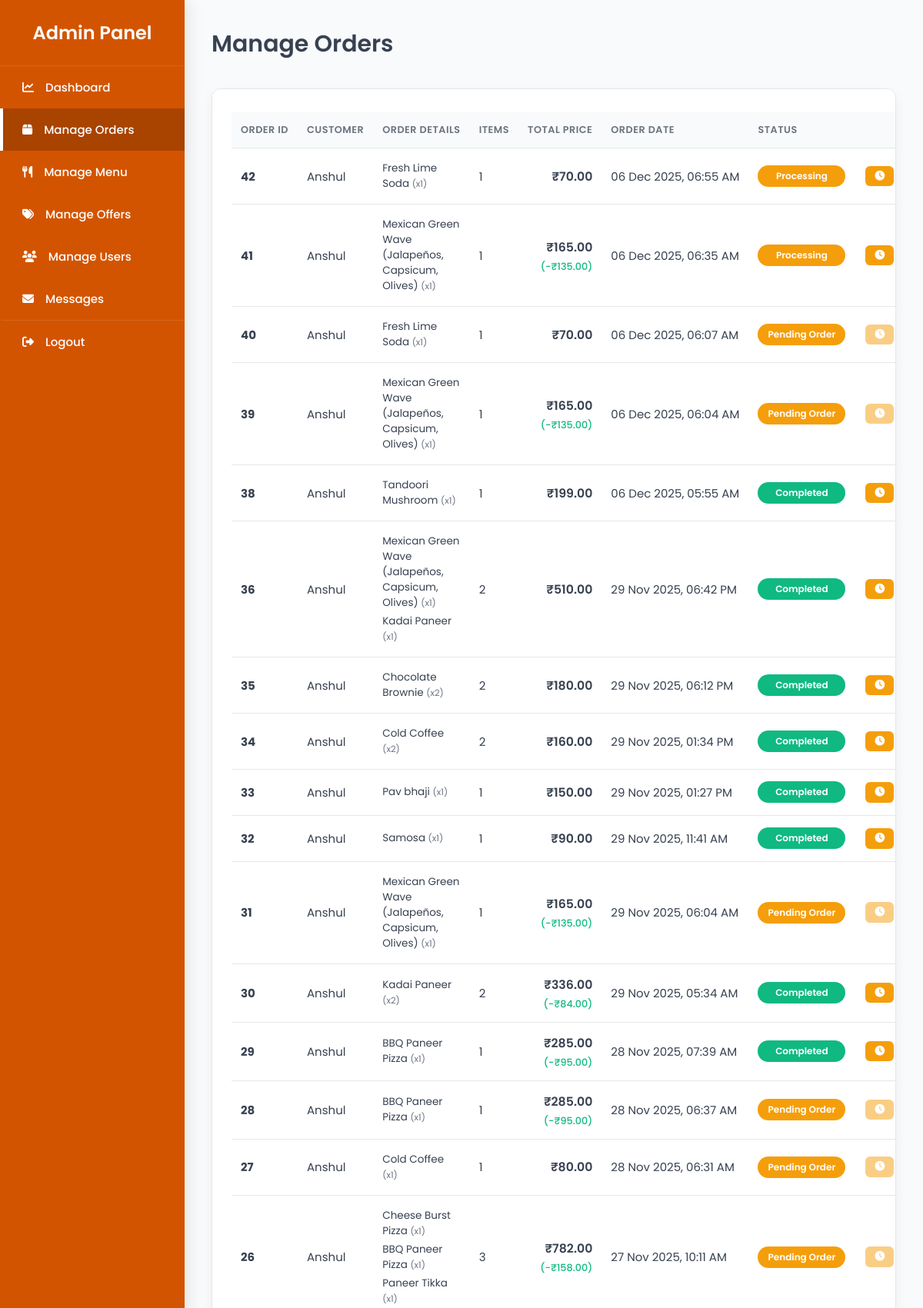
The app's page /admin/manage_orders.php (signed in, upper part) with its own data.
### tables this page shows
CREATE TABLE `orders` (
  `id` int(11) NOT NULL,
  `username` varchar(255) NOT NULL,
  `grand_total` decimal(10,2) NOT NULL,
  `discount_amount` decimal(10,2) DEFAULT 0.00,
  `offer_name` varchar(255) DEFAULT NULL,
  `order_status` varchar(50) DEFAULT 'Pending Payment',
  `payment_method` varchar(50) DEFAULT NULL,
  `created_at` timestamp NOT NULL DEFAULT current_timestamp()
);

CREATE TABLE `order_items` (
  `id` int(11) NOT NULL,
  `order_id` int(11) NOT NULL,
  `item_name` varchar(255) NOT NULL,
  `price` decimal(10,2) NOT NULL,
  `quantity` int(11) NOT NULL
);

### admin/manage_orders.php (the view, shortened to what this page needs)
<?php
$conn = new mysqli("localhost", "root", "", "food");
$sql = "SELECT id, username, grand_total, discount_amount, offer_name, order_status, created_at FROM orders ORDER BY created_at DESC";
$result = $conn->query($sql);
?>
<!DOCTYPE html>
<html lang="en">
<head>
    <link rel="stylesheet" href="https://cdnjs.cloudflare.com/ajax/libs/font-awesome/6.4.0/css/all.min.css">
</head>
<body>
    <div class="sidebar">
        <div class="sidebar-header">Admin Panel</div>
        <nav class="sidebar-nav">
            <a href="admin_dashboard.php"><i class="fa-solid fa-chart-line"></i> <span class="link-text">Dashboard</span></a>
            <a href="manage_orders.php" class="active"><i class="fa-solid fa-box"></i> <span class="link-text">Manage Orders</span></a>
            <a href="menu.php"><i class="fa-solid fa-utensils"></i> <span class="link-text">Manage Menu</span></a>
            <a href="offers.php"><i class="fa-solid fa-tags"></i> <span class="link-text">Manage Offers</span></a>
            <a href="manage_users.php"><i class="fa-solid fa-users"></i> <span class="link-text">Manage Users</span></a>
            <a href="admin_con.php"><i class="fa-solid fa-envelope"></i> <span class="link-text">Messages</span></a>
            <a href="admin_logout.php" class="logout"><i class="fa-solid fa-right-from-bracket"></i> <span class="link-text">Logout</span></a>
        </nav>
    </div>
    <div class="main">
        <div class="main-header">
            <h1>Manage Orders</h1>
        </div>
        <div class="content-card">
            <table>
                <thead>
                    <tr>
                        <th>Order ID</th>
                        <th>Customer</th>
                        <th>Order Details</th>
                        <th>Items</th>
                        <th style="text-align: right;">Total Price</th>
                        <th>Order Date</th>
                        <th>Status</th>
                        <th style="text-align: right;">Actions</th>
                    </tr>
                </thead>
                <tbody>
                    <?php if ($result && $result->num_rows > 0): ?>
                        <?php while($row = $result->fetch_assoc()): ?>
                        <tr>
                            <td><strong><?php echo $row['id']; ?></strong></td>
                            <td><?php echo htmlspecialchars($row['username']); ?></td>
                            <td class="order-items">
                                <?php
                                $order_id = $row['id'];
                                $items_stmt = $conn->prepare("SELECT item_name, quantity, price FROM order_items WHERE order_id = ?");
                                $items_stmt->bind_param("i", $order_id);
                                $items_stmt->execute();
                                $items_result = $items_stmt->get_result();
                                $total_items = 0;
                                echo "<ul>";
                                while($item = $items_result->fetch_assoc()) {
                                    echo "<li>" . htmlspecialchars($item['item_name']) .
                                         " <span class='item-qty'>(x" . htmlspecialchars($item['quantity']) . ")</span></li>";
                                    $total_items += (int)$item['quantity'];
                                }
                                echo "</ul>";
                                ?>
                            </td>
                            <td><?php echo $total_items; ?></td>
                            <td class="total-price" style="text-align: right;">
                                <strong>₹<?php echo number_format((float)$row['grand_total'], 2); ?></strong>
                                <?php if (!empty($row['discount_amount']) && $row['discount_amount'] > 0): ?>
                                    <small class="discount-info" title="<?php echo htmlspecialchars($row['offer_name']); ?>">
                                        (-₹<?php echo number_format($row['discount_amount'], 2); ?>)
                                    </small>
                                <?php endif; ?>
                            </td>
                            <td><?php echo date("d M Y, h:i A", strtotime($row['created_at'])); ?></td>
                            <td>
                                <?php
                                $raw_status = isset($row['order_status']) ? $row['order_status'] : 'Pending Order';
                                $status_for_class = strtolower(str_replace(' ', '-', trim($raw_status)));
                                $status_for_class = preg_replace('/[^a-z0-9\-]/', '', $status_for_class);
                                $status_class = 'status-' . $status_for_class;
                                ?>
                                <span class="status-badge <?php echo $status_class; ?>"><?php echo htmlspecialchars($raw_status); ?></span>
                            </td>
                            <td class="actions-cell">
                                <?php $current_status = $raw_status; ?>
                                <a class="action-btn btn-pending <?php if (strcasecmp($current_status, 'Pending Order') == 0) echo 'active-status'; ?>"
                                   title="Mark as Pending"
                                   href="manage_orders.php?id=<?php echo $row['id']; ?>&status=<?php echo urlencode('Pending Order'); ?>">
                                   <i class="fa-solid fa-clock"></i>
                                </a>
                            </td>
                        </tr>
                        <?php endwhile; ?>
                    <?php else: ?>
                        <tr><td colspan="8" style="text-align: center; padding: 25px;">No orders found</td></tr>
                    <?php endif; ?>
                </tbody>
            </table>
        </div>
    </div>
</body>
</html>

### admin/manage_orders.php (style rules this page uses)
:root { --sidebar-bg: #d35400; --main-bg: #f9fafb; --card-bg: #ffffff; --primary-accent: #e67e22; --text-dark: #374151; --text-light: #ffffff; --text-muted: #6b7280; --border-color: #e5e7eb; --shadow-color: rgba(0, 0, 0, 0.05); --pending-color: #f59e0b; --completed-color: #10b981; --cancelled-color: #ef4444; }
body { margin: 0; font-family: 'Poppins', Arial, sans-serif; background-color: var(--main-bg); color: var(--text-dark); font-size: 15px; }
.sidebar { position: fixed; top: 0; left: 0; width: 240px; height: 100%; background: var(--sidebar-bg); color: var(--text-light); display: flex; flex-direction: column; box-shadow: 4px 0 20px rgba(0,0,0,0.1); z-index: 100; }
.sidebar-header { padding: 25px 20px; text-align: center; font-size: 1.6em; font-weight: 600; border-bottom: 1px solid rgba(255, 255, 255, 0.1); }
.sidebar a { color: var(--text-light); text-decoration: none; padding: 16px 25px; display: flex; align-items: center; gap: 15px; font-weight: 500; border-left: 4px solid transparent; transition: all 0.3s ease; }
.sidebar a:hover, .sidebar a.active { background: rgba(0, 0, 0, 0.2); border-left-color: var(--text-light); }
.sidebar a.logout { margin-top: auto; border-top: 1px solid rgba(255, 255, 255, 0.1); }
.main { margin-left: 240px; padding: 35px; }
.main-header { display: flex; justify-content: space-between; align-items: center; margin-bottom: 35px; }
.main-header h1 { font-weight: 600; font-size: 2em; margin: 0; }
.content-card { background: var(--card-bg); padding: 20px 25px; border-radius: 12px; border: 1px solid var(--border-color); box-shadow: 0 5px 15px var(--shadow-color); overflow-x: auto; }
table { width: 100%; border-collapse: collapse; margin-top: 10px; }
table th, table td { padding: 14px 12px; text-align: left; border-bottom: 1px solid var(--border-color); vertical-align: middle; white-space: nowrap; }
table thead th { background-color: var(--main-bg); font-weight: 600; color: var(--text-muted); font-size: 0.85em; text-transform: uppercase; letter-spacing: 0.5px; }
.status-badge { padding: 5px 12px; border-radius: 50px; color: white; font-weight: 600; font-size: 0.8em; text-transform: capitalize; display: inline-block; min-width: 90px; text-align: center; }
.status-pending-order { background-color: var(--pending-color) !important; color: #fff !important; }
.status-processing { background-color: var(--pending-color) !important; color: #fff !important; }
.status-completed { background-color: var(--completed-color) !important; color: #fff !important; }
.actions-cell { text-align: right; }
.action-btn { text-decoration: none; padding: 7px 12px; border-radius: 6px; color: white; margin: 2px; font-size: 0.85em; font-weight: 500; transition: all 0.2s ease; display: inline-flex; align-items: center; gap: 5px; border: none; cursor: pointer; }
.btn-pending { background-color: var(--pending-color) !important; color: white !important; }
.action-btn.active-status { opacity: 0.5; cursor: not-allowed; box-shadow: none; pointer-events: none; }
.order-items ul { list-style: none; padding-left: 0; margin: 0; white-space: normal; }
.order-items li { font-size: 0.9em; color: var(--text-dark); padding: 2px 0; }
.order-items .item-qty { font-size: 0.85em; color: var(--text-muted); }
.discount-info { font-size: 0.85em; color: var(--completed-color); font-weight: 500; display: block; margin-top: 4px; }
.total-price strong { font-size: 1.05em; font-weight: 600; }

### records on screen
orders: id "42", username "Anshul", total_items "1", grand_total "70.00", created_at "06 Dec 2025, 06:55 AM", order_status "Processing"
order_items: item_name "Fresh Lime Soda", quantity "1"
orders: id "41", username "Anshul", total_items "1", grand_total "165.00", discount_amount "135.00", created_at "06 Dec 2025, 06:35 AM", order_status "Processing"
order_items: item_name "Mexican Green Wave (Jalapeños, Capsicum, Olives)", quantity "1"
orders: id "40", username "Anshul", total_items "1", grand_total "70.00", created_at "06 Dec 2025, 06:07 AM", order_status "Pending Order"
order_items: item_name "Fresh Lime Soda", quantity "1"
orders: id "39", username "Anshul", total_items "1", grand_total "165.00", discount_amount "135.00", created_at "06 Dec 2025, 06:04 AM", order_status "Pending Order"
order_items: item_name "Mexican Green Wave (Jalapeños, Capsicum, Olives)", quantity "1"
orders: id "38", username "Anshul", total_items "1", grand_total "199.00", created_at "06 Dec 2025, 05:55 AM", order_status "Completed"
order_items: item_name "Tandoori Mushroom", quantity "1"
orders: id "36", username "Anshul", total_items "2", grand_total "510.00", created_at "29 Nov 2025, 06:42 PM", order_status "Completed"
order_items: item_name "Mexican Green Wave (Jalapeños, Capsicum, Olives)", quantity "1"
order_items: item_name "Kadai Paneer", quantity "1"
orders: id "35", username "Anshul", total_items "2", grand_total "180.00", created_at "29 Nov 2025, 06:12 PM", order_status "Completed"
order_items: item_name "Chocolate Brownie", quantity "2"
orders: id "34", username "Anshul", total_items "2", grand_total "160.00", created_at "29 Nov 2025, 01:34 PM", order_status "Completed"
order_items: item_name "Cold Coffee", quantity "2"
orders: id "33", username "Anshul", total_items "1", grand_total "150.00", created_at "29 Nov 2025, 01:27 PM", order_status "Completed"
order_items: item_name "Pav bhaji", quantity "1"
orders: id "32", username "Anshul", total_items "1", grand_total "90.00", created_at "29 Nov 2025, 11:41 AM", order_status "Completed"
order_items: item_name "Samosa", quantity "1"
orders: id "31", username "Anshul", total_items "1", grand_total "165.00", discount_amount "135.00", created_at "29 Nov 2025, 06:04 AM", order_status "Pending Order"
order_items: item_name "Mexican Green Wave (Jalapeños, Capsicum, Olives)", quantity "1"
orders: id "30", username "Anshul", total_items "2", grand_total "336.00", discount_amount "84.00", created_at "29 Nov 2025, 05:34 AM", order_status "Completed"
order_items: item_name "Kadai Paneer", quantity "2"
orders: id "29", username "Anshul", total_items "1", grand_total "285.00", discount_amount "95.00", created_at "28 Nov 2025, 07:39 AM", order_status "Completed"
order_items: item_name "BBQ Paneer Pizza", quantity "1"
orders: id "28", username "Anshul", total_items "1", grand_total "285.00", discount_amount "95.00", created_at "28 Nov 2025, 06:37 AM", order_status "Pending Order"
order_items: item_name "BBQ Paneer Pizza", quantity "1"
orders: id "27", username "Anshul", total_items "1", grand_total "80.00", created_at "28 Nov 2025, 06:31 AM", order_status "Pending Order"
order_items: item_name "Cold Coffee", quantity "1"
orders: id "26", username "Anshul", total_items "3", grand_total "782.00", discount_amount "158.00", created_at "27 Nov 2025, 10:11 AM", order_status "Pending Order"
order_items: item_name "Cheese Burst Pizza", quantity "1"
order_items: item_name "BBQ Paneer Pizza", quantity "1"
order_items: item_name "Paneer Tikka", quantity "1"
